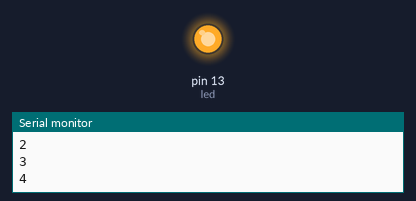
This sketch was run on a simulated Arduino Uno, built with avr-gcc and run on an emulated ATmega328P. On the bench: output pins drawn as LEDs (lit = HIGH), the last lines printed to the serial monitor.

Above: at 1.5 s.
At 3.5 s:
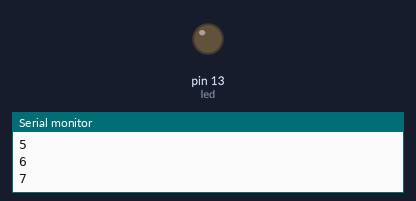
Timing chart, 0 to 5.2 s (numbered marks = the images above):
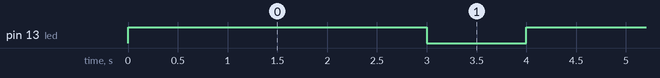

Measured:
- by itself, pin 13 (led): alternates HIGH for 3.0 s and LOW for 1.0 s

The sketch:

Prak_MCU_4_Continue.ino
```cpp
const int led = 13;

void setup() {
  Serial.begin(9600);
  pinMode(led, OUTPUT);
}

void loop() {
  for (int i = 0; i < 10; i++) {
    if (i <= 1) continue;
    if (i == 8) {
      digitalWrite(led, 0);
      delay(1000);
      break;
    }
    Serial.println(i);
    digitalWrite(led, 1);
    delay(500);
  }
}
```
